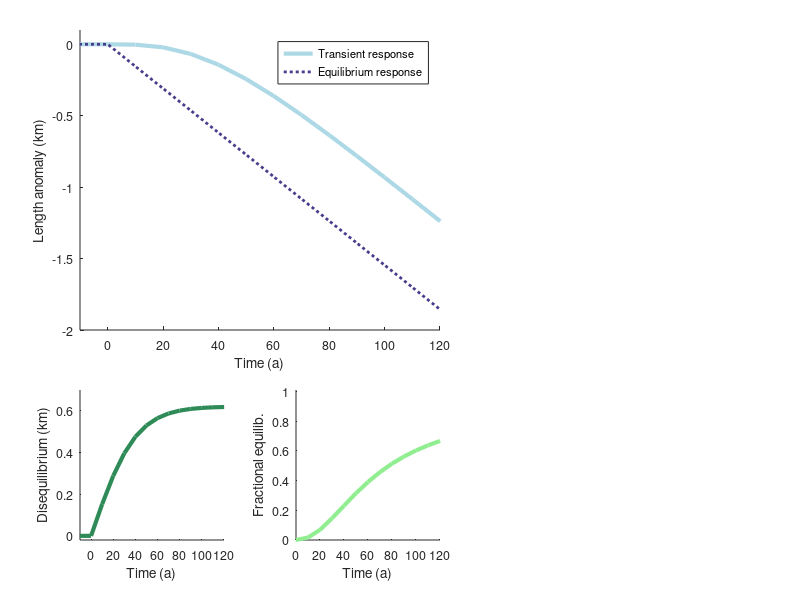

MATLAB code for this plot:
clear all; %close all;

% Fig 1: Schematic, adapted from Christian et al., J. Glac., 2018
% timeseries are ouput from 3stage model, forced with simple ramp
% warming

load('idealized_retreat_3stage')
dod_3s = L_3s - L_eq; % absolute disequilibrium
frac3s = L_3s./L_eq; frac3s(isnan(frac3s))=0; % fractional equilb.

years = [0:10:690] - 100;
yrlim = 120;

colorL = [173,216,230]/255;
colordod = [46,139,87]/255;
colorfrac = [144,238,144]/255;
coloreq = [72,61,139]/255;
fontsz = 9;
figure(1); clf

% length plot:
subplot('position',[0.1 0.45 0.45 0.5]); hold on; grid off
plot(years,L_3s,'color',colorL,'linewidth',3);
plot(years,L_eq,':','color',coloreq,'linewidth',2);
legend('Transient response','Equilibrium response')
xlim([-10 yrlim]); xlabel('Time (a)')
ylim([-2 0.1]); ylabel('Length anomaly (km)')
set(gca,'fontsize',fontsz,'ytick',[-2:0.5:0])

%%% panel b, glacier diseq:
subplot('position',[0.1 0.1 0.18 0.25]); hold on; 
plot(years,dod_3s,'color',colordod,'linewidth',3)
xlim([-10 yrlim]); xlabel('Time (a)')
ylim([-0.02 0.7]); ylabel('Disequilibrium (km)')
set(gca,'fontsize',fontsz,'ytick',[0:0.2:1])

% fractional equilibration
subplot('position',[0.37 0.1 0.18 0.25]); hold on; 
plot(years,frac3s,'color',colorfrac,'linewidth',3);
ylim([0 1.01]); ylabel('Fractional equilib.')
xlim([0 yrlim]); xlabel('Time (a)')
set(gca,'fontsize',fontsz)
